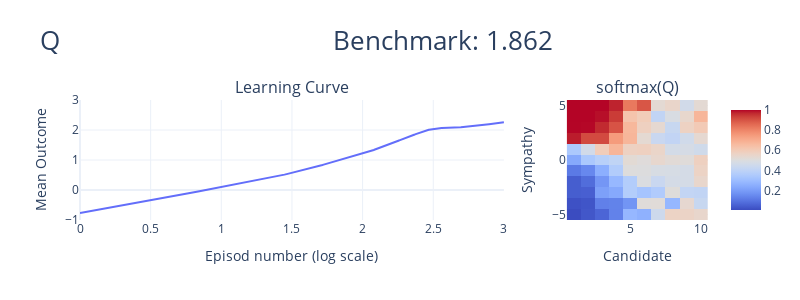

The notebook cell this image was saved under:
### Markdown cell above
# Original model-free learning

### Code cell
agent, outcomes = learn_Simbad_learn(1000, *init_environment_and_agent(n_candidates=10, sympathy_range=11, random_seed=42,
                                     alpha=0.1, gamma=0.65))
plot_learning_curve(outcomes, points=False, logx=True, q=agent.Q, title="Q")

### Figure 1 — Plotly figure (JSON) as saved in the notebook; plotly's stock layout.template omitted (floating-point values rounded to 4 significant figures; data arrays with more than 128 entries replaced by an {"elided": "..."} marker saying what was removed)
{"data": [{"hovertemplate": "<b>LOWESS trendline</b><br><br>Episod number (log scale)=%{x}<br>Mean reward=%{y} <b>(trend)</b><extra></extra>", "legendgroup": "", "marker": {"color": "#636efa", "symbol": "circle"}, "mode": "lines", "name": "", "showlegend": false, "type": "scatter", "x": {"elided": "1000 float values"}, "xaxis": "x", "y": {"elided": "1000 float values"}, "yaxis": "y"}, {"colorscale": {"elided": "255x2 mixed values"}, "type": "heatmap", "x": [1, 2, 3, 4, 5, 6, 7, 8, 9, 10], "xaxis": "x2", "y": [-5, -4, -3, -2, -1, 0, 1, 2, 3, 4, 5], "yaxis": "y2", "z": [[0.005277, 0.02802, 0.06283, 0.1311, 0.2802, 0.2618, 0.4491, 0.566, 0.5613, 0.5463], [0.01722, 0.02547, 0.1271, 0.1324, 0.1775, 0.5103, 0.5143, 0.2783, 0.5362, 0.4268], [0.04364, 0.04906, 0.2098, 0.2369, 0.365, 0.3255, 0.3586, 0.5084, 0.4124, 0.4093], [0.04466, 0.07952, 0.1833, 0.2821, 0.3639, 0.4929, 0.4315, 0.4726, 0.4707, 0.5466], [0.1104, 0.146, 0.2514, 0.3633, 0.5035, 0.501, 0.4828, 0.4787, 0.4731, 0.5649], [0.2362, 0.3417, 0.3794, 0.4028, 0.5241, 0.509, 0.5425, 0.5174, 0.5105, 0.5762], [0.345, 0.4607, 0.5927, 0.6755, 0.5716, 0.5763, 0.554, 0.469, 0.4738, 0.4543], [0.9797, 0.915, 0.9157, 0.7467, 0.6732, 0.5308, 0.4332, 0.4099, 0.4572, 0.5342], [0.999, 0.9978, 0.9659, 0.9, 0.6672, 0.5768, 0.5342, 0.4265, 0.5705, 0.6028], [0.9999, 0.9997, 0.9906, 0.9401, 0.6265, 0.594, 0.4088, 0.4882, 0.5434, 0.6725], [1.0, 0.9999, 0.9997, 0.9736, 0.8254, 0.894, 0.5257, 0.5507, 0.4601, 0.527]]}], "layout": {"annotations": [{"font": {"size": 16}, "showarrow": false, "text": "Learning Curve", "x": 0.3375, "xanchor": "center", "xref": "paper", "y": 1, "yanchor": "bottom", "yref": "paper"}, {"font": {"size": 16}, "showarrow": false, "text": "softmax(Q)", "x": 0.8875, "xanchor": "center", "xref": "paper", "y": 1, "yanchor": "bottom", "yref": "paper"}], "autosize": true, "height": 300, "title": {"font": {"size": 26}, "text": "Q                                       Benchmark: 1.862"}, "width": 800, "xaxis": {"anchor": "y", "domain": [0, 0.675], "title": {"text": "Episod number (log scale)"}}, "xaxis2": {"anchor": "y2", "domain": [0.775, 1], "title": {"text": "Candidate"}}, "yaxis": {"anchor": "x", "domain": [0, 1], "range": [-1, 3], "title": {"text": "Mean Outcome"}}, "yaxis2": {"anchor": "x2", "domain": [0, 1], "title": {"text": "Sympathy"}}}}
